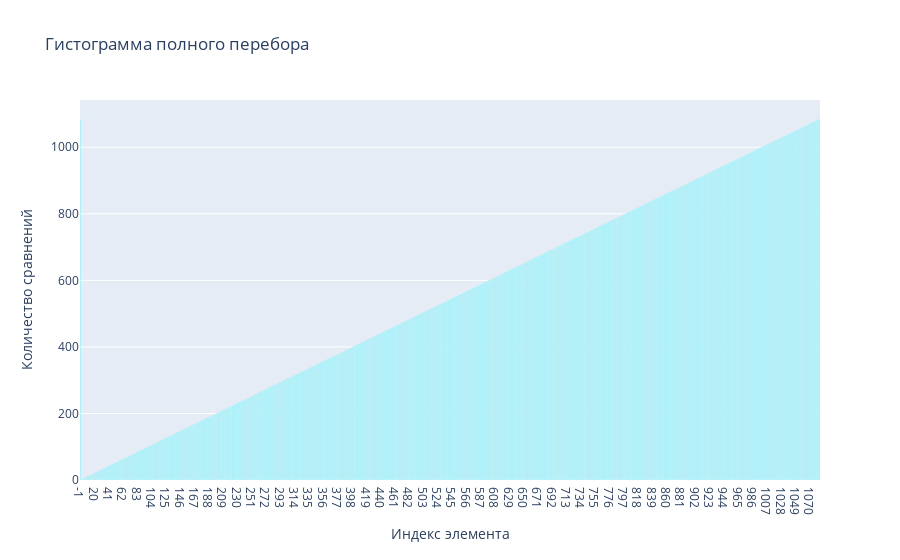

Notebook cell for this chart:
### Markdown cell above
# Гистограмма для поиска полного перебора

### Code cell
graph = plt.graph_objs.Figure()
graph.add_bar(x=[str(el) for el in index], y=comparisonCounts, marker_color="#00FFFF")
graph.update_layout(xaxis_title="Индекс элемента", yaxis_title="Количество сравнений")
graph.update_layout(title='Гистограмма полного перебора')
graph.show()

### Figure 1 — Plotly figure (JSON) as saved in the notebook; plotly's stock layout.template omitted (floating-point values rounded to 4 significant figures; data arrays with more than 128 entries replaced by an {"elided": "..."} marker saying what was removed)
{"data": [{"marker": {"color": "#00FFFF"}, "type": "bar", "x": {"elided": "1086 str values"}, "y": {"elided": "1086 int values"}}], "layout": {"title": {"text": "Гистограмма полного перебора"}, "xaxis": {"title": {"text": "Индекс элемента"}}, "yaxis": {"title": {"text": "Количество сравнений"}}}}
